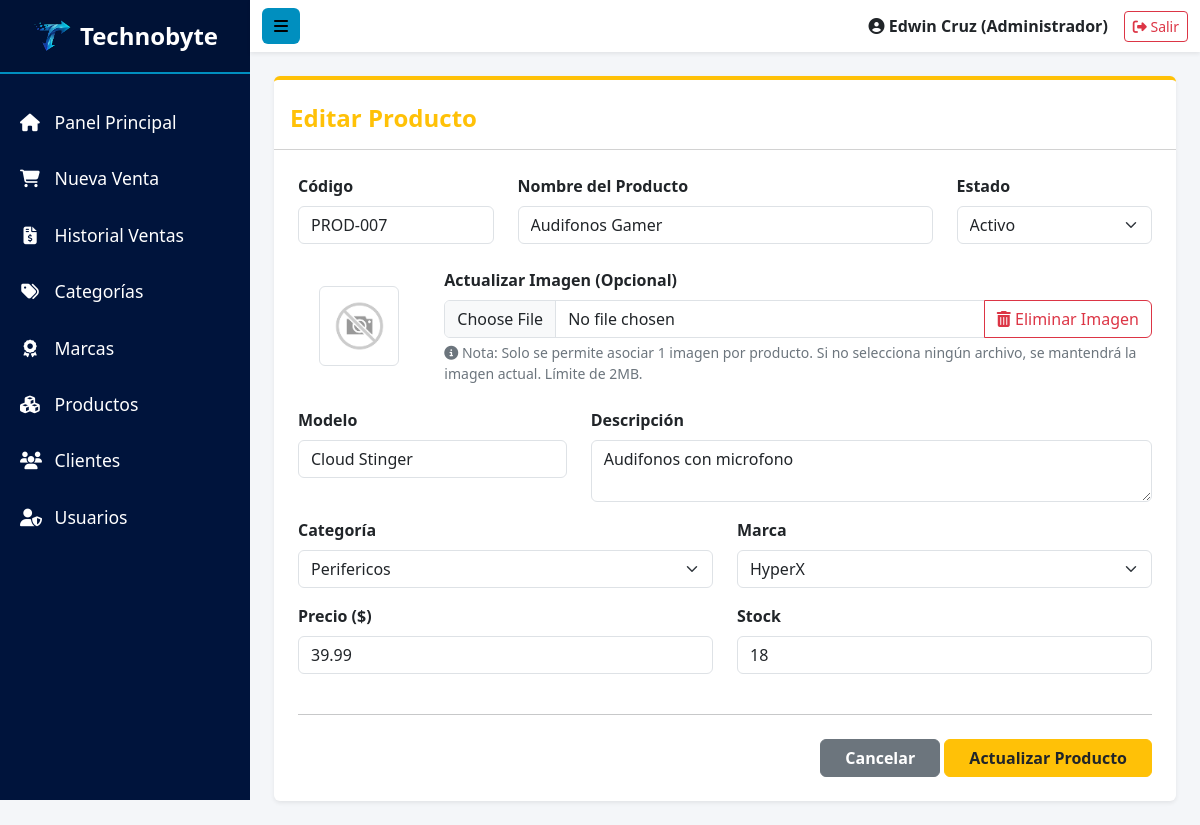
Screenshot of /presentacion/admin/productos/editar.php?id=7 (signed in) with the database file from the repository.
### tables this page shows
CREATE TABLE productos (
    id_producto INT AUTO_INCREMENT PRIMARY KEY,
    codigo_producto VARCHAR(50) NOT NULL UNIQUE,
    nombre_producto VARCHAR(150) NOT NULL,
    modelo_producto VARCHAR(100),
    descripcion_producto TEXT,
    imagen_producto VARCHAR(255),
    id_marca INT NOT NULL,
    id_categoria INT NOT NULL,
    precio_producto DECIMAL(10,2) NOT NULL,
    stock_producto INT NOT NULL DEFAULT 0,
    estado_producto TINYINT(1) DEFAULT 1,
    eliminado_producto TINYINT(1) DEFAULT 0,

    CONSTRAINT fk_producto_marca
        FOREIGN KEY (id_marca)
        REFERENCES marcas(id_marca)
        ON UPDATE CASCADE
        ON DELETE RESTRICT,

    CONSTRAINT fk_producto_categoria
        FOREIGN KEY (id_categoria)
        REFERENCES categorias(id_categoria)
        ON UPDATE CASCADE
        ON DELETE RESTRICT
);

CREATE TABLE categorias (
    id_categoria INT AUTO_INCREMENT PRIMARY KEY,
    nombre_categoria VARCHAR(100) NOT NULL UNIQUE,
    descripcion_categoria TEXT,
    estado_categoria TINYINT(1) DEFAULT 1,
    eliminado_categoria TINYINT(1) DEFAULT 0,
    created_at TIMESTAMP DEFAULT CURRENT_TIMESTAMP
);

CREATE TABLE marcas (
    id_marca INT AUTO_INCREMENT PRIMARY KEY,
    nombre_marca VARCHAR(100) NOT NULL UNIQUE,
    estado_marca TINYINT(1) DEFAULT 1,
    eliminado_marca TINYINT(1) DEFAULT 0
);

### presentacion/admin/productos/editar.php (the view, shortened to what the rows shown need)
<?php
require_once __DIR__ . '/../../../negocio/ProductoNegocio.php';
require_once __DIR__ . '/../../../negocio/MarcaNegocio.php';
require_once __DIR__ . '/../../../negocio/CategoriaNegocio.php';
$productoNegocio = new ProductoNegocio();
$marcaNegocio = new MarcaNegocio();
$categoriaNegocio = new CategoriaNegocio();
$categorias = $categoriaNegocio->listarCategorias();
$marcas = $marcaNegocio->listarMarcas();
$idProducto = $_GET['id'] ?? null;
$producto = $productoNegocio->obtenerProductoPorId($idProducto);
function mostrarValor($valor)
{
    return htmlspecialchars($valor ?? '', ENT_QUOTES, 'UTF-8');
}
?>
<!DOCTYPE html>
<html lang="es">
<head>
    <link href="https://cdn.jsdelivr.net/npm/bootstrap@5.3.2/dist/css/bootstrap.min.css" rel="stylesheet">
    <link rel="stylesheet" href="https://cdnjs.cloudflare.com/ajax/libs/font-awesome/6.4.2/css/all.min.css">
    <link rel="stylesheet" href="../../../public/css/style.css?v=<?php echo time(); ?>">
</head>
<body>
    <div class="d-flex">
        <div id="content">
            <div class="container-fluid p-4">
                <div class="card shadow-sm border-0 border-top border-warning border-4">
                    <div class="card-body p-4">
                        <form action="" method="POST" enctype="multipart/form-data">
                            <div class="row">
                                <div class="col-md-3 mb-3">
                                    <label class="form-label fw-bold">Código</label>
                                    <input type="text" class="form-control" name="codigo_producto" value="<?php echo mostrarValor($producto['codigo_producto'] ?? ''); ?>" required>
                                </div>
                                <div class="col-md-6 mb-3">
                                    <label class="form-label fw-bold">Nombre del Producto</label>
                                    <input type="text" class="form-control" name="nombre_producto" value="<?php echo mostrarValor($producto['nombre_producto'] ?? ''); ?>" required>
                                </div>
                                <div class="col-md-3 mb-3">
                                    <label class="form-label fw-bold">Estado</label>
                                    <select class="form-select" name="estado_producto" required>
                                        <option value="1" <?php echo ((int)$producto['estado_producto'] === 1) ? 'selected' : ''; ?>>Activo</option>
                                    </select>
                                </div>
                            </div>
                            <div class="row">
                                <div class="col-md-4 mb-3">
                                    <label class="form-label fw-bold">Modelo</label>
                                    <input type="text" class="form-control" name="modelo_producto" value="<?php echo mostrarValor($producto['modelo_producto'] ?? ''); ?>">
                                </div>
                                <div class="col-md-8 mb-3">
                                    <label class="form-label fw-bold">Descripción</label>
                                    <textarea class="form-control" name="descripcion_producto" rows="2"><?php echo mostrarValor($producto['descripcion_producto'] ?? ''); ?></textarea>
                                </div>
                            </div>
                            <div class="row">
                                <div class="col-md-6 mb-3">
                                    <label class="form-label fw-bold">Categoría</label>
                                    <select class="form-select" name="id_categoria" required>
                                        <?php foreach ($categorias as $categoria): ?>
                                            <?php if ($categoria['estado_categoria'] == 1 || (isset($producto['id_categoria']) && $producto['id_categoria'] == $categoria['id_categoria'])): ?>
                                                <option value="<?php echo mostrarValor($categoria['id_categoria']); ?>" <?php echo (isset($producto['id_categoria']) && $producto['id_categoria'] == $categoria['id_categoria']) ? 'selected' : ''; ?>>
                                                    <?php echo mostrarValor($categoria['nombre_categoria']); ?>
                                                </option>
                                            <?php endif; ?>
                                        <?php endforeach; ?>
                                    </select>
                                </div>
                                <div class="col-md-6 mb-3">
                                    <label class="form-label fw-bold">Marca</label>
                                    <select class="form-select" name="id_marca" required>
                                        <?php foreach ($marcas as $marca): ?>
                                            <?php if ($marca['estado_marca'] == 1 || (isset($producto['id_marca']) && $producto['id_marca'] == $marca['id_marca'])): ?>
                                                <option value="<?php echo mostrarValor($marca['id_marca']); ?>" <?php echo (isset($producto['id_marca']) && $producto['id_marca'] == $marca['id_marca']) ? 'selected' : ''; ?>>
                                                    <?php echo mostrarValor($marca['nombre_marca']); ?>
                                                </option>
                                            <?php endif; ?>
                                        <?php endforeach; ?>
                                    </select>
                                </div>
                            </div>
                            <div class="row">
                                <div class="col-md-6 mb-3">
                                    <label class="form-label fw-bold">Precio ($)</label>
                                    <input type="number" step="0.01" min="0" class="form-control" name="precio_producto" value="<?php echo mostrarValor($producto['precio_producto'] ?? ''); ?>" required>
                                </div>
                                <div class="col-md-6 mb-3">
                                    <label class="form-label fw-bold">Stock</label>
                                    <input type="number" min="0" class="form-control" name="stock_producto" value="<?php echo mostrarValor($producto['stock_producto'] ?? ''); ?>" required>
                                </div>
                            </div>
                        </form>
                    </div>
                </div>
            </div>
        </div>
    </div>
</body>
</html>

### rows the page displays
productos: codigo_producto "PROD-007", nombre_producto "Audifonos Gamer", estado_producto "Activo", modelo_producto "Cloud Stinger", descripcion_producto "Audifonos con microfono", id_categoria "Perifericos", id_marca "HyperX", precio_producto "39.99", stock_producto "18"

### other values shown
$nombreUsr "Edwin Cruz"
$rolUsr "Administrador"
